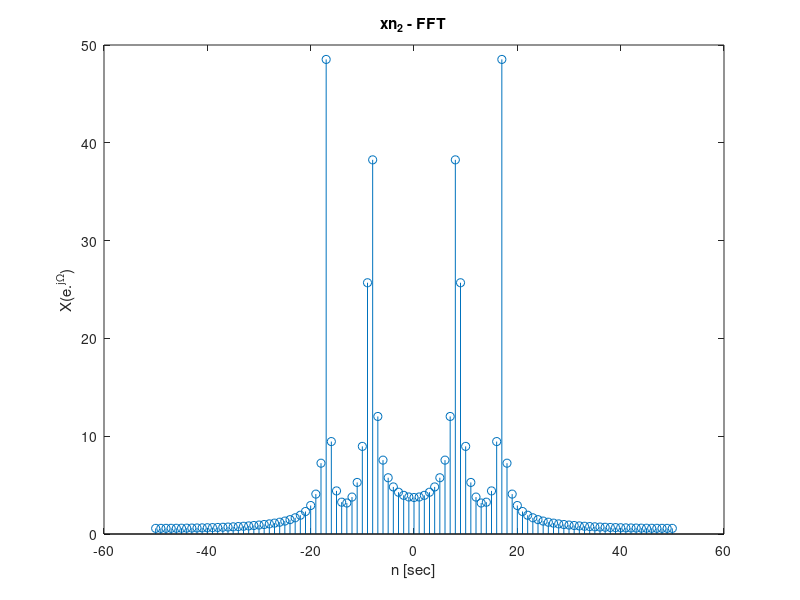

The MATLAB source for this figure: (Note: this script raises an error after producing the figure.)
%a
t = -100:100;
x1 = sinc(t./6);
x2 = cos(pi.*t./12)+sin(pi.*t./6);
fft_x1= fftshift(fft(x1));
fft_x2= fftshift(fft(x2));
plot(t,abs(fft_x1));
title('X_1 - FFT')
ylabel('|X(j\Omega)|');
xlabel('\Omega [rad/sec]');

plot(t,abs(fft_x2));
title('X_2 - FFT')
ylabel('|X(j\Omega)|');
xlabel('\Omega [rad/sec]');

%d
n = -50:50;
xn1 =  sinc(n./3);
fft_xn1= fftshift(fft(xn1));
stem(n,abs(fft_xn1));
title('xn_1 - FFT ')
ylabel('|X(e.^{j\Omega})|');
xlabel('n [sec]');

xn2 = cos(pi.*n./6)+sin(pi.*n./3);
fft_xn2= fftshift(fft(xn2));
stem(n,abs(fft_xn2));
title('xn_2 - FFT')
ylabel('X(e.^{j\Omega})');
xlabel('n [sec]');

clear;
close;
%e
t = -10000:10000;
xt1 =  sinc(t./3);
fft_xt1= fftshift(fft(xt1));
zoh = c2d(fft_xt1,0.1,'zoh');
plot(t,zoh);

